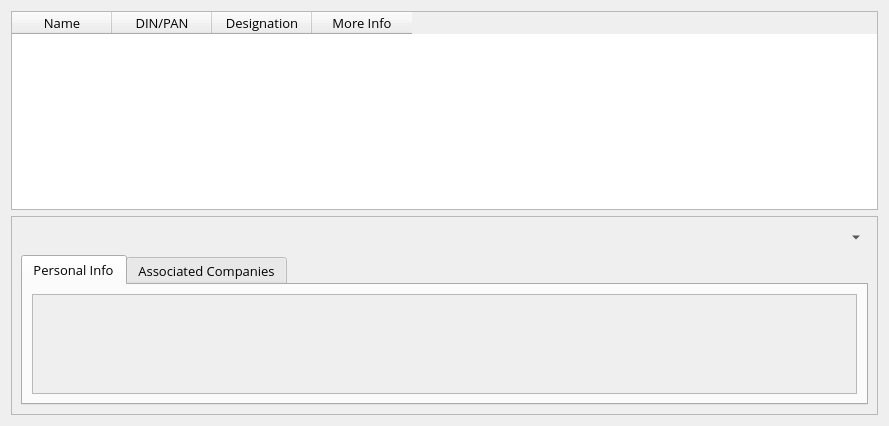
<?xml version="1.0" encoding="UTF-8"?>
<ui version="4.0">
 <class>Form</class>
 <widget class="QWidget" name="Form">
  <property name="geometry">
   <rect>
    <x>0</x>
    <y>0</y>
    <width>889</width>
    <height>426</height>
   </rect>
  </property>
  <property name="windowTitle">
   <string>Form</string>
  </property>
  <layout class="QVBoxLayout" name="verticalLayout">
   <item>
    <widget class="QTableWidget" name="DirectorsInfo">
     <property name="font">
      <font>
       <family>Open Sans</family>
       <pointsize>10</pointsize>
       <stylestrategy>PreferAntialias</stylestrategy>
      </font>
     </property>
     <attribute name="horizontalHeaderMinimumSectionSize">
      <number>100</number>
     </attribute>
     <attribute name="verticalHeaderMinimumSectionSize">
      <number>35</number>
     </attribute>
     <attribute name="verticalHeaderDefaultSectionSize">
      <number>35</number>
     </attribute>
     <column>
      <property name="text">
       <string>Name</string>
      </property>
     </column>
     <column>
      <property name="text">
       <string>DIN/PAN</string>
      </property>
     </column>
     <column>
      <property name="text">
       <string>Designation</string>
      </property>
     </column>
     <column>
      <property name="text">
       <string>More Info</string>
      </property>
     </column>
    </widget>
   </item>
   <item>
    <widget class="QScrollArea" name="ExtendedInfo">
     <property name="sizePolicy">
      <sizepolicy hsizetype="Expanding" vsizetype="MinimumExpanding">
       <horstretch>0</horstretch>
       <verstretch>0</verstretch>
      </sizepolicy>
     </property>
     <property name="font">
      <font>
       <family>Open Sans</family>
       <pointsize>10</pointsize>
       <stylestrategy>PreferAntialias</stylestrategy>
      </font>
     </property>
     <property name="widgetResizable">
      <bool>true</bool>
     </property>
     <widget class="QWidget" name="ExtendedInfoWindow">
      <property name="geometry">
       <rect>
        <x>0</x>
        <y>0</y>
        <width>869</width>
        <height>199</height>
       </rect>
      </property>
      <layout class="QGridLayout" name="gridLayout">
       <item row="0" column="1">
        <widget class="QToolButton" name="hideExtend">
         <property name="font">
          <font>
           <family>Open Sans</family>
           <pointsize>10</pointsize>
           <stylestrategy>PreferAntialias</stylestrategy>
          </font>
         </property>
         <property name="text">
          <string>...</string>
         </property>
         <property name="autoRaise">
          <bool>true</bool>
         </property>
         <property name="arrowType">
          <enum>Qt::DownArrow</enum>
         </property>
        </widget>
       </item>
       <item row="0" column="0">
        <spacer name="horizontalSpacer">
         <property name="font">
          <font>
           <family>Open Sans</family>
           <pointsize>10</pointsize>
           <stylestrategy>PreferAntialias</stylestrategy>
          </font>
         </property>
         <property name="orientation">
          <enum>Qt::Horizontal</enum>
         </property>
         <property name="sizeHint" stdset="0">
          <size>
           <width>40</width>
           <height>20</height>
          </size>
         </property>
        </spacer>
       </item>
       <item row="1" column="0" colspan="2">
        <widget class="QTabWidget" name="tabWidget">
         <property name="font">
          <font>
           <family>Open Sans</family>
           <pointsize>10</pointsize>
           <stylestrategy>PreferAntialias</stylestrategy>
          </font>
         </property>
         <property name="currentIndex">
          <number>0</number>
         </property>
         <widget class="QWidget" name="tab">
          <attribute name="title">
           <string>Personal Info</string>
          </attribute>
          <layout class="QGridLayout" name="gridLayout_2">
           <item row="0" column="0">
            <widget class="QScrollArea" name="PersonalInfo">
             <property name="font">
              <font>
               <family>Open Sans</family>
               <pointsize>10</pointsize>
               <stylestrategy>PreferAntialias</stylestrategy>
              </font>
             </property>
             <property name="widgetResizable">
              <bool>true</bool>
             </property>
             <widget class="QWidget" name="extendedWindowPersonal">
              <property name="geometry">
               <rect>
                <x>0</x>
                <y>0</y>
                <width>825</width>
                <height>102</height>
               </rect>
              </property>
              <layout class="QFormLayout" name="formLayout"/>
             </widget>
            </widget>
           </item>
          </layout>
         </widget>
         <widget class="QWidget" name="tab_2">
          <attribute name="title">
           <string>Associated Companies</string>
          </attribute>
          <layout class="QGridLayout" name="gridLayout_3">
           <item row="0" column="0">
            <widget class="QScrollArea" name="AssociateCo">
             <property name="widgetResizable">
              <bool>true</bool>
             </property>
             <widget class="QWidget" name="extendedWindowAssociated">
              <property name="geometry">
               <rect>
                <x>0</x>
                <y>0</y>
                <width>825</width>
                <height>69</height>
               </rect>
              </property>
              <layout class="QGridLayout" name="gridLayout_4">
               <property name="leftMargin">
                <number>0</number>
               </property>
               <property name="topMargin">
                <number>0</number>
               </property>
               <property name="rightMargin">
                <number>0</number>
               </property>
               <property name="bottomMargin">
                <number>0</number>
               </property>
               <item row="0" column="0">
                <widget class="QTableWidget" name="AssociatedCompany_2">
                 <property name="font">
                  <font>
                   <family>Open Sans</family>
                   <pointsize>10</pointsize>
                   <stylestrategy>PreferAntialias</stylestrategy>
                  </font>
                 </property>
                 <property name="frameShape">
                  <enum>QFrame::NoFrame</enum>
                 </property>
                 <property name="frameShadow">
                  <enum>QFrame::Raised</enum>
                 </property>
                 <property name="lineWidth">
                  <number>2</number>
                 </property>
                 <property name="midLineWidth">
                  <number>9</number>
                 </property>
                 <property name="sizeAdjustPolicy">
                  <enum>QAbstractScrollArea::AdjustToContents</enum>
                 </property>
                 <property name="alternatingRowColors">
                  <bool>true</bool>
                 </property>
                 <property name="showGrid">
                  <bool>true</bool>
                 </property>
                 <property name="gridStyle">
                  <enum>Qt::DashLine</enum>
                 </property>
                 <property name="sortingEnabled">
                  <bool>true</bool>
                 </property>
                 <property name="wordWrap">
                  <bool>false</bool>
                 </property>
                 <attribute name="horizontalHeaderCascadingSectionResizes">
                  <bool>true</bool>
                 </attribute>
                 <attribute name="verticalHeaderVisible">
                  <bool>false</bool>
                 </attribute>
                 <attribute name="verticalHeaderShowSortIndicator" stdset="0">
                  <bool>false</bool>
                 </attribute>
                 <attribute name="verticalHeaderStretchLastSection">
                  <bool>false</bool>
                 </attribute>
                 <column>
                  <property name="text">
                   <string>CIN</string>
                  </property>
                  <property name="font">
                   <font>
                    <family>Open Sans</family>
                    <pointsize>9</pointsize>
                    <stylestrategy>PreferAntialias</stylestrategy>
                   </font>
                  </property>
                  <property name="textAlignment">
                   <set>AlignCenter</set>
                  </property>
                 </column>
                 <column>
                  <property name="text">
                   <string>Company Name</string>
                  </property>
                  <property name="font">
                   <font>
                    <family>Open Sans</family>
                    <pointsize>9</pointsize>
                    <stylestrategy>PreferAntialias</stylestrategy>
                   </font>
                  </property>
                  <property name="textAlignment">
                   <set>AlignCenter</set>
                  </property>
                 </column>
                 <column>
                  <property name="text">
                   <string>Begin Date</string>
                  </property>
                  <property name="font">
                   <font>
                    <family>Open Sans</family>
                    <pointsize>9</pointsize>
                    <stylestrategy>PreferAntialias</stylestrategy>
                   </font>
                  </property>
                  <property name="textAlignment">
                   <set>AlignCenter</set>
                  </property>
                 </column>
                 <column>
                  <property name="text">
                   <string>End Date</string>
                  </property>
                  <property name="font">
                   <font>
                    <family>Open Sans</family>
                    <pointsize>9</pointsize>
                    <stylestrategy>PreferAntialias</stylestrategy>
                   </font>
                  </property>
                  <property name="textAlignment">
                   <set>AlignCenter</set>
                  </property>
                 </column>
                 <column>
                  <property name="text">
                   <string>ACTIVE Compliant</string>
                  </property>
                  <property name="font">
                   <font>
                    <family>Open Sans</family>
                    <pointsize>9</pointsize>
                    <stylestrategy>PreferAntialias</stylestrategy>
                   </font>
                  </property>
                  <property name="textAlignment">
                   <set>AlignCenter</set>
                  </property>
                 </column>
                </widget>
               </item>
              </layout>
             </widget>
            </widget>
           </item>
           <item row="1" column="0">
            <widget class="QPushButton" name="getAssociatedData">
             <property name="sizePolicy">
              <sizepolicy hsizetype="Minimum" vsizetype="Expanding">
               <horstretch>0</horstretch>
               <verstretch>0</verstretch>
              </sizepolicy>
             </property>
             <property name="maximumSize">
              <size>
               <width>16777215</width>
               <height>30</height>
              </size>
             </property>
             <property name="font">
              <font>
               <family>Open Sans</family>
               <pointsize>10</pointsize>
               <stylestrategy>PreferAntialias</stylestrategy>
              </font>
             </property>
             <property name="styleSheet">
              <string notr="true">color: rgb(255, 255, 255);
background-color:rgb(255, 170, 0);
border-radius:10;</string>
             </property>
             <property name="text">
              <string>Get Data</string>
             </property>
            </widget>
           </item>
          </layout>
         </widget>
        </widget>
       </item>
      </layout>
     </widget>
    </widget>
   </item>
  </layout>
 </widget>
 <resources/>
 <connections/>
</ui>
